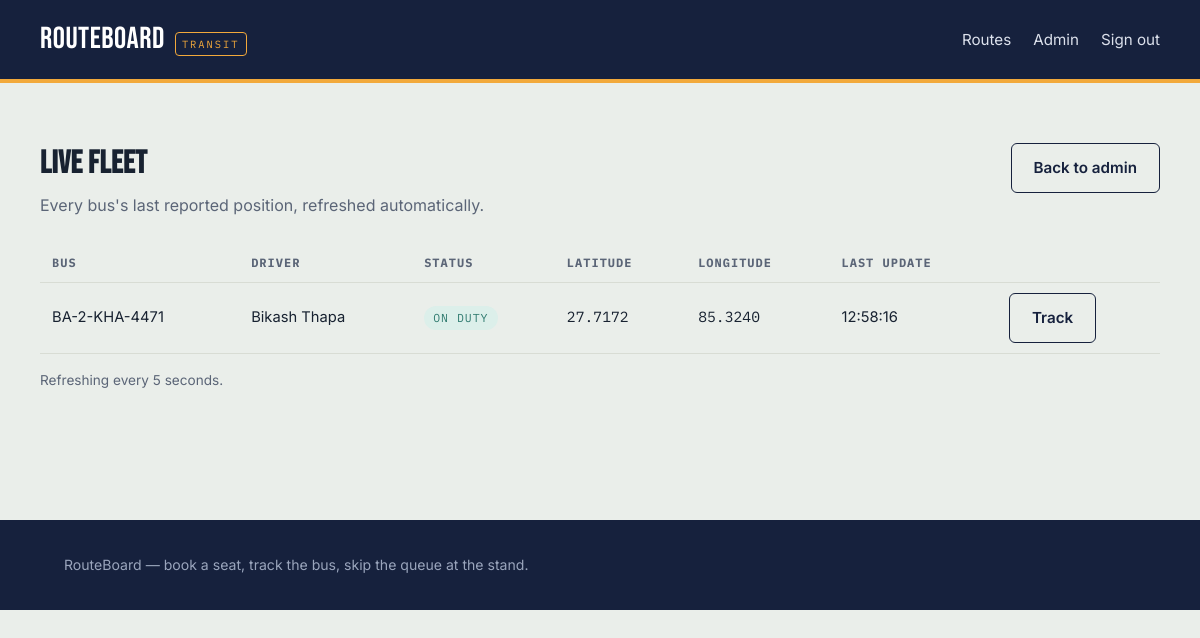
The page /admin/fleet (signed in) on the database its author committed.
### tables this page shows
CREATE TABLE buses (
    id INTEGER PRIMARY KEY AUTOINCREMENT,
    bus_number TEXT UNIQUE NOT NULL,
    capacity INTEGER NOT NULL DEFAULT 40,
    driver_id INTEGER REFERENCES drivers(id),
    current_lat REAL,
    current_lng REAL,
    location_updated_at TEXT
);

CREATE TABLE users (
    id INTEGER PRIMARY KEY AUTOINCREMENT,
    name TEXT NOT NULL,
    email TEXT UNIQUE NOT NULL,
    password_hash TEXT NOT NULL,
    role TEXT NOT NULL DEFAULT 'passenger',
    created_at TEXT NOT NULL
);

### app.py (the view)
@app.route("/admin/fleet")
@login_required
def admin_fleet():
    if not g.user.is_admin:
        flash("Admin access only.", "error")
        return redirect(url_for("home"))
    buses = Bus.all()
    return render_template("admin_fleet.html", buses=buses)

### app.py (called while the page is built)
@app.before_request
def load_logged_in_user():
    user_id = session.get("user_id")
    g.user = User.get(user_id) if user_id else None

@app.context_processor
def inject_current_user():
    class _Anon:
        is_authenticated = False
        is_admin = False
        is_driver = False
        name = ""
    return {"current_user": g.user if g.user else _Anon()}

def login_required(view):
    @wraps(view)
    def wrapped(*args, **kwargs):
        if g.user is None:
            flash("Please sign in to continue.", "info")
            return redirect(url_for("login"))
        return view(*args, **kwargs)
    return wrapped

### db.py (called while the page is built)
def get_db():
    if "db" not in g:
        g.db = sqlite3.connect(DB_PATH)
        g.db.row_factory = sqlite3.Row
        g.db.execute("PRAGMA foreign_keys = ON")
    return g.db

### models.py (called while the page is built)
def _parse_dt(value):
    if value is None:
        return None
    if isinstance(value, datetime):
        return value
    return datetime.fromisoformat(value)

    @property
    def is_authenticated(self):
        return True

    @property
    def is_admin(self):
        return self.role == ROLE_ADMIN

    @staticmethod
    def _from_row(row):
        if row is None:
            return None
        return User(row["id"], row["name"], row["email"], row["password_hash"],
                    row["role"], row["created_at"])

    @classmethod
    def get(cls, user_id):
        row = get_db().execute("SELECT * FROM users WHERE id = ?", (user_id,)).fetchone()
        return cls._from_row(row)

    @property
    def user(self):
        if self._user is None:
            self._user = User.get(self.user_id)
        return self._user

    @staticmethod
    def _from_row(row):
        if row is None:
            return None
        return Driver(row["id"], row["user_id"], row["license_no"], row["on_duty"])

    @classmethod
    def get(cls, driver_id):
        row = get_db().execute("SELECT * FROM drivers WHERE id = ?", (driver_id,)).fetchone()
        return cls._from_row(row)

    @property
    def driver(self):
        if self._driver is None and self.driver_id:
            self._driver = Driver.get(self.driver_id)
        return self._driver

    @staticmethod
    def _from_row(row):
        if row is None:
            return None
        return Bus(row["id"], row["bus_number"], row["capacity"], row["driver_id"],
                    row["current_lat"], row["current_lng"], row["location_updated_at"])

### templates/admin_fleet.html (shortened to what this page needs)
{% extends "base.html" %}
{% block content %}
<section class="section container">
  <div class="section-head">
    <div>
      <h2>Live fleet</h2>
      <p>Every bus's last reported position, refreshed automatically.</p>
    </div>
    <a class="btn btn-outline" href="{{ url_for('admin_dashboard') }}">Back to admin</a>
  </div>
  <table class="data-table" id="fleet-table">
    <thead>
      <tr>
        <th>Bus</th>
        <th>Driver</th>
        <th>Status</th>
        <th>Latitude</th>
        <th>Longitude</th>
        <th>Last update</th>
        <th></th>
      </tr>
    </thead>
    <tbody>
      {% for b in buses %}
      <tr data-bus-id="{{ b.id }}">
        <td>{{ b.bus_number }}</td>
        <td>{{ b.driver.user.name if b.driver else '—' }}</td>
        <td class="cell-status">
          {% if b.driver and b.driver.on_duty %}
            <span class="status-tag status-confirmed">On duty</span>
          {% else %}
            <span class="status-tag status-cancelled">Off duty</span>
          {% endif %}
        </td>
        <td class="cell-lat" style="font-family:var(--font-mono);">{{ '%.4f'|format(b.current_lat) if b.current_lat is not none else '—' }}</td>
        <td class="cell-lng" style="font-family:var(--font-mono);">{{ '%.4f'|format(b.current_lng) if b.current_lng is not none else '—' }}</td>
        <td class="cell-updated">{{ b.location_updated_at.strftime('%H:%M:%S') if b.location_updated_at else 'No location shared yet' }}</td>
        <td><a class="btn btn-outline" href="{{ url_for('track_bus', bus_id=b.id) }}">Track</a></td>
      </tr>
      {% else %}
      <tr><td colspan="7">No buses in the fleet yet.</td></tr>
      {% endfor %}
    </tbody>
  </table>
  <p style="color:var(--text-muted); font-size:0.85rem; margin-top:16px;" id="fleet-refresh-note">
    Refreshing every 5 seconds.
  </p>
</section>
{% endblock %}

### static/css/style.css (style rules this page uses)
:root { --ink: #16213D; --ink-soft: #2B3A5C; --paper: #EAEEEA; --card: #FBF8F1; --amber: #F2A93B; --amber-deep: #C97F16; --teal: #2F7A6F; --red: #C1443C; --line: #D8DCD4; --text: #182231; --text-muted: #5B6577; --font-display: 'Bebas Neue', 'Archivo Expanded', sans-serif; --font-body: 'Inter', 'Work Sans', sans-serif; --font-mono: 'IBM Plex Mono', monospace; --radius: 10px; }
* { box-sizing: border-box; }
html { scroll-behavior: smooth; }
body { margin: 0; background: var(--paper); color: var(--text); font-family: var(--font-body); line-height: 1.55; }
a { color: inherit; }
.container { max-width: 1120px; margin: 0 auto; padding: 0 24px; }
.btn { display: inline-flex; align-items: center; justify-content: center; gap: 8px; border: none; border-radius: 6px; padding: 12px 22px; font-weight: 600; font-size: 0.95rem; cursor: pointer; text-decoration: none; }
.btn-outline { background: transparent; border: 1.5px solid var(--ink); color: var(--ink); }
.section { padding: 56px 0; }
.section-head { display: flex; justify-content: space-between; align-items: baseline; margin-bottom: 26px; }
.section-head h2 { font-family: var(--font-display); font-size: 2rem; letter-spacing: 0.4px; margin: 0; }
.section-head p { color: var(--text-muted); margin: 4px 0 0; }
.status-tag { display: inline-block; font-family: var(--font-mono); font-size: 0.72rem; padding: 3px 9px; border-radius: 999px; text-transform: uppercase; letter-spacing: 1px; }
.status-confirmed { background: #DCEFEA; color: var(--teal); }
table.data-table { width: 100%; border-collapse: collapse; font-size: 0.92rem; }
table.data-table th, table.data-table td { text-align: left; padding: 10px 12px; border-bottom: 1px solid var(--line); }
table.data-table th { font-family: var(--font-mono); font-size: 0.75rem; text-transform: uppercase; letter-spacing: 1px; color: var(--text-muted); }

### rows shown on the page
buses: bus_number "BA-2-KHA-4471", driver.user "Bikash Thapa", current_lat "27.7172", current_lng "85.3240", location_updated_at "12:58:16"
